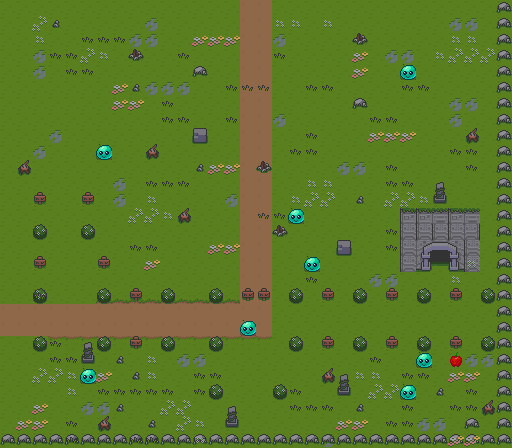

A 2D game scene composited from a Tiled map and its tileset images. What follows is a short description and the map's XML, with each tile layer's data collapsed to a summary:
An orthogonal 32x28 tile map with 16x16 px tiles, 8 tile layers (ground, cant_pass, objects, buildings, ...), 3 tilesets.

<map version="1.10" tiledversion="1.11.2" orientation="orthogonal" renderorder="right-down" width="32" height="28" tilewidth="16" tileheight="16" infinite="0" nextlayerid="12" nextobjectid="1">
 <tileset firstgid="1" source="Overworld_Tileset.tsx" />
 <tileset firstgid="235" source="apple 16.tsx" />
 <tileset firstgid="236" source="slime_blue.tsx" />
 <layer id="3" name="ground" width="32" height="28">
  <data>[896 cells, 896 non-empty, 5 distinct tile ids]</data>
 </layer>
 <layer id="4" name="cant_pass" width="32" height="28">
  <data>[896 cells, 106 non-empty, 9 distinct tile ids]</data>
 </layer>
 <layer id="6" name="objects" width="32" height="28">
  <data>[896 cells, 182 non-empty, 11 distinct tile ids]</data>
 </layer>
 <layer id="5" name="buildings" width="32" height="28">
  <data>[896 cells, 0 non-empty, 0 distinct tile ids]</data>
 </layer>
 <layer id="11" name="portal" width="32" height="28">
  <data>[896 cells, 6 non-empty, 6 distinct tile ids]</data>
 </layer>
 <layer id="8" name="slime" width="32" height="28">
  <data>[896 cells, 8 non-empty, 1 distinct tile ids]</data>
 </layer>
 <layer id="9" name="life_powerUp" width="32" height="28">
  <data>[896 cells, 1 non-empty, 1 distinct tile ids]</data>
 </layer>
 <layer id="10" name="shield_powerUp" width="32" height="28">
  <data>[896 cells, 0 non-empty, 0 distinct tile ids]</data>
 </layer>
</map>
